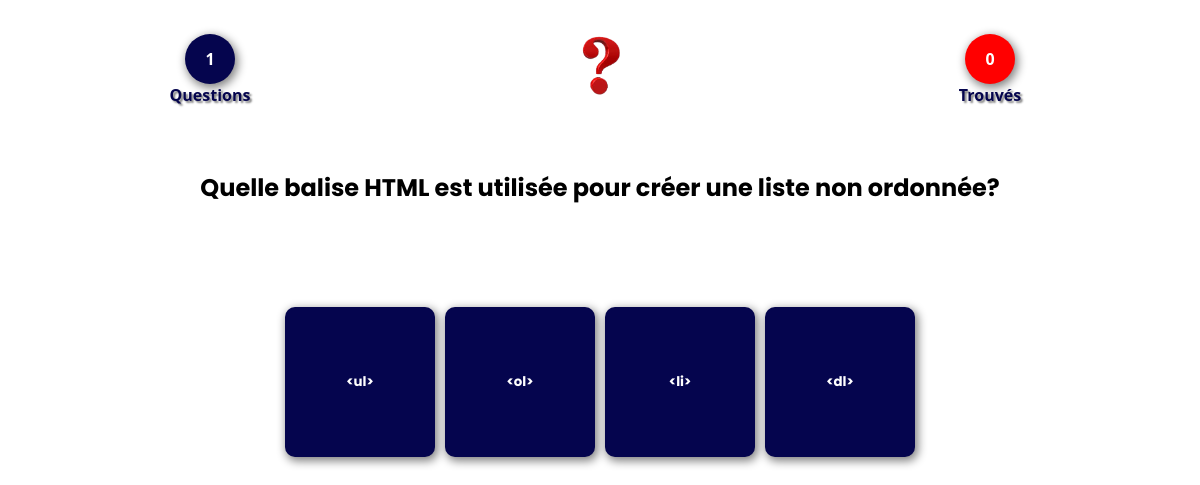
Page /index (signed in) on the committed database.
### app.py (models this page shows, shortened)
class Maboutik(db.Model):
    id = db.Column(db.Integer, primary_key = True)
    question = db.Column(db.String(100), unique = False , nullable = False)
    deux= db.Column(db.String(100), unique = False , nullable = False)
    premier = db.Column(db.String(100), unique = False , nullable = False)
    trois= db.Column(db.String(100), unique = False , nullable = False)
    quatre = db.Column(db.String(100), unique = False , nullable = False)
    reponse = db.Column(db.String(100), unique = False , nullable = False)

### app.py (the view, shortened to what this page needs)
@app.route('/index')
def index():
    if 'utilisateur_id' in session:
        useru = Profiles.query.get(session['utilisateur_id'])
    else:
        return redirect('/pre')
    if is_translator_request():
        abort(403)
    data = datetime.date.today()
    dataheure = datetime.datetime.now()
    formatted_time = dataheure.strftime('%H')
    formatted = dataheure.strftime('%M')
    sec = dataheure.strftime('%S')
    eude = Maboutik.query.all()
    i = compte.query.filter_by(id=1).first()
    az = i.comp
    if az <= len(eude) :
        user = Maboutik.query.filter_by(id=az).first()
        question = user.question
        deux= user.deux
        premier= user.premier
        trois = user.trois
        quatre =user.quatre
        reponse= user.reponse
        userup = compte.query.get(2)
        cd = userup.comp
        plo = compte.query.get(1)
        plop = plo.comp
        gang = [question,[premier,deux,trois,quatre]]
        return render_template("index.html",gang=gang,sec=sec,cd=cd,plop=plop)

### app.py (called while the page is built)
def is_translator_request():
    translator_user_agents = ["GoogleTranslate", "MicrosoftTranslator", "BingPreview", "SDL Translation"]
    user_agent = request.headers.get('User-Agent', '').lower()
    for translator in translator_user_agents:
        if translator.lower() in user_agent:
            return True
    return False

### templates/index.html (shortened to what this page needs)
<!DOCTYPE html>
<html lang="en">
<head>
    <link rel="stylesheet" href="/static/CSS/styles.css">
</head>
<body>
    <div class="aqwxc">
    <header>
        <div class="hautes">
            <div class="hautes1" id="hpou">
            </div>
        </div>
        <div class="isma1">
            <div class="ism1">
                <p style="color: white;">{{plop}}</p>
            </div>
            <p  id="pnom">Questions </p>
        </div>
        <div class="isma">
            <a href="/" id="lo">
                <img src="{{ url_for('static', filename='IMAGE/ine.png')}}" width="70px" alt="">
            </a>
        </div>
        <div class="isma2">
            {% if cd<plop/2 %}
            <div class="ism13">
                <p style="color: white;">{{cd}}</p>
            </div>
            {% endif%}
            <p  id="pnom">Trouvés </p>
        </div>
    </header>
    <div class="question">
        {% if gang[0] %}
        <p id="quizz">{{gang[0]}}</p>
        {% endif%}
    </div>
    <div class="qui">
        {% for ponse in gang[1] %}
        <form action="/pons" method="post" id="aqf" >
            <button type="submit" class="qui1">
                <p>{{ponse}}</p>
            </button>
        </form>
        {% endfor%}
    </div>
    </div>
</body>
</html>

### static/CSS/styles.css (style rules this page uses)
* { box-sizing: border-box; margin: 0; padding: 0; font-family: 'Poppins', sans-serif; }
body { width: 100%; }
.aqwxc { width: 100%; margin: 0 auto; margin-top: 20px; }
header { height: 100px; width: 100%; display: flex; align-items: center; justify-content: space-between; }
#lo { animation: image 2s infinite; }
.isma { width: 30%; height: 100%; display: flex; align-items: center; justify-content: center; }
.isma1 ,.isma2 { width: 35%; height: 100%; display: flex; align-items: center; justify-content: center; flex-direction: column; }
.ism1 { display: flex; align-items: center; justify-content: center; color: white; width: 50px; height: 50px; background-color: rgb(5, 5, 78); border-radius: 100%; box-shadow: 2px 3px 10px 1px gray; }
.ism13 { display: flex; align-items: center; justify-content: center; color: white; width: 50px; height: 50px; background-color: rgb(255, 0, 0); border-radius: 100%; box-shadow: 2px 3px 10px 1px gray; }
.qui { width: 100%; padding-top: 50px; display: flex; align-items: center; justify-content: center; flex-wrap: wrap; gap: 10px; padding-bottom: 50px; }
.qui1 { width: 150px; height: 150px; background-color: rgb(5, 5, 78); border-radius: 10px; box-shadow: 2px 3px 10px 1px gray; display: flex; align-items: center; justify-content: center; color: white; font-weight: bolder; padding: 10px; overflow: hidden; border: none; }
#aqf { width: 150px; height: 150px; margin-bottom: 20px; }
.question { padding-left: 10px; padding-right: 10px; padding-top: 50px; text-align: center; flex-wrap: wrap; }
#quizz { font-weight: bolder; color: rgb(0, 0, 0); font-size: 1.5rem; }
header p { color: rgb(255, 0, 0); font-weight: bolder; font-size: 1rem; font-family: 'Segoe UI', Tahoma, Geneva, Verdana, sans-serif; }
#pnom { color: rgb(5, 5, 78); font-weight: bolder; color: rgb(5, 5, 78); font-size: 1rem; font-family: 'Segoe UI', Tahoma, Geneva, Verdana, sans-serif; text-shadow: 2px 2px 2px gray; }
.hautes { position: fixed; top: 2px; height: 100px; width: 100%; display: flex; align-items: center; justify-content: center; z-index: 999; }
.hautes1 { height: 100px; width: 100px; display: flex; align-items: center; justify-content: center; border-radius: 0px 0px 20px 20px; z-index: 999; }

### rows in the picture
Maboutik: question "Quelle balise HTML est utilisée pour créer une liste non ordonnée?", premier "<ul>", deux "<ol>", trois "<li>", quatre "<dl>"

### other values in the picture
{{ plop }} "1"
{{ cd }} "0"
